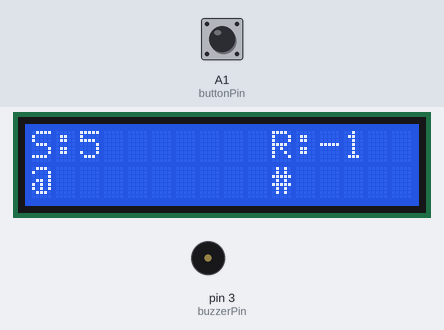
Bench run of a sketch on a simulated Arduino Uno, built with avr-gcc and run on an emulated ATmega328P. On the bench: 16×2 character LCD, buzzer (waves = sounding). The inputs (shaded band) are chosen by the test bench; at power-on: A1 (buttonPin) HIGH. Random numbers use the default seed unless the sketch sets one; EEPROM starts erased.

Above: at 3.2 s.
3.3 s: A1 (buttonPin) pulled LOW for 0.15 s
At 3.6 s:
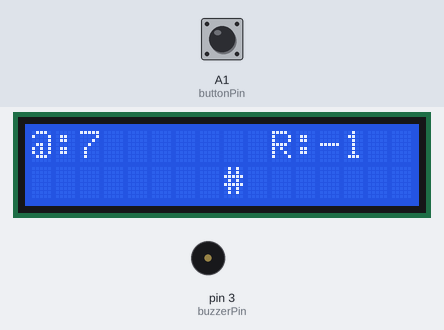
4.0 s: A1 (buttonPin) pulled LOW for 1 s
At 4.2 s:
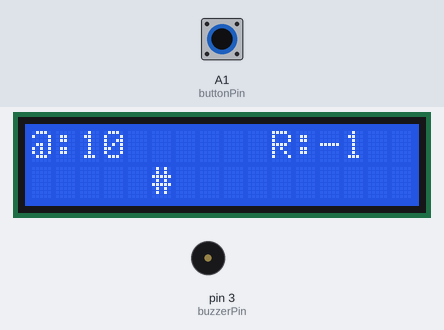
At 6.8 s:
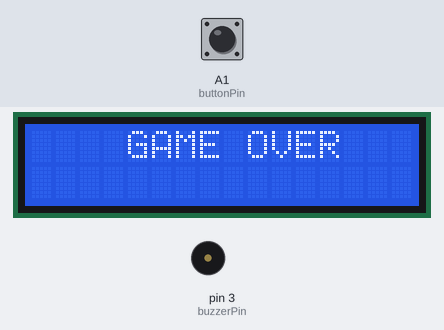
Timing chart, 0 to 8.3 s (numbered marks = the images above; inputs shaded):
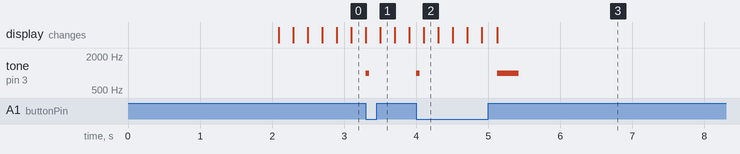

Measured:
- after the input at 3.3 s, tone on pin 3 (buzzerPin): silent → 1000 Hz at once, → silent 0.05 s later

The sketch:

Jump_LCD_Dino.ino
```cpp
#include <Wire.h>
#include <LiquidCrystal_I2C.h>
#include <EEPROM.h>

LiquidCrystal_I2C lcd(0x27, 16, 2);

const int buttonPin = A1; // Jump button pin
const int resetPin = A0;  // Reset pin, connected to RESET through a resistor or transistor
const int buzzerPin = 3;   // Buzzer pin for sound

bool isJumping = false;     // Jump state
bool buttonReleased = true; // Button release flag
int jumpCounter = 0;        // Jump duration counter
int obstacleX = 15;         // Obstacle position (X)
bool gameOver = false;      // Game over flag
unsigned long lastUpdate = 0; // Timer for display update
const int interval = 200;     // Update interval in milliseconds
int score = 0;                // Current score
int highScore = 0;            // High score (stored in EEPROM)

// Play a beep sound
void beep(int duration = 100) {
  tone(buzzerPin, 1000);
  delay(duration);
  noTone(buzzerPin);
}

void setup() {
  pinMode(buttonPin, INPUT_PULLUP); // Button with pull-up resistor
  pinMode(resetPin, OUTPUT);
  pinMode(buzzerPin, OUTPUT);
  digitalWrite(resetPin, HIGH); // Set HIGH to avoid reset

  lcd.init();
  lcd.backlight();
  lcd.setCursor(0, 0);
  lcd.print("Jump LCD Dino");
  delay(2000);
  lcd.clear();

  EEPROM.get(0, highScore); // Load high score from EEPROM
}

void loop() {
  if (gameOver) return; // Exit if game is over

  bool buttonState = digitalRead(buttonPin) == LOW; // Read button state

  // Jump only once per press
  if (buttonState && buttonReleased && !isJumping) {
    isJumping = true;
    jumpCounter = 3;
    buttonReleased = false;
    beep(50); // Jump sound
  }

  // Allow next jump after button is released
  if (!buttonState) {
    buttonReleased = true;
  }

  // Display update timer
  if (millis() - lastUpdate > interval) {
    lastUpdate = millis();
    lcd.clear();

    // Show score and high score
    lcd.setCursor(0, 0);
    lcd.print("S:");
    lcd.print(score);
    lcd.setCursor(10, 0);
    lcd.print("R:");
    lcd.print(highScore);

    // Display player character (@)
    if (isJumping) {
      lcd.setCursor(0, 0); // Top row = jumping
      lcd.print("@");
      jumpCounter--;
      if (jumpCounter <= 0) {
        isJumping = false;
      }
    } else {
      lcd.setCursor(0, 1); // Bottom row = running
      lcd.print("@");
    }

    // Display obstacle (#)
    if (obstacleX >= 0) {
      lcd.setCursor(obstacleX, 1);
      lcd.print("#");
    } else {
      obstacleX = 16 + random(5); // New obstacle after 5+ ticks
    }

    // Collision detection
    if (obstacleX == 0 && !isJumping) {
      lcd.clear();
      lcd.setCursor(4, 0);
      lcd.print("GAME OVER");
      beep(300); // Game over sound

      if (score > highScore) {
        highScore = score;
        EEPROM.put(0, highScore); // Save new high score
      }

      gameOver = true;
      delay(3000);
      digitalWrite(resetPin, LOW); // Trigger reset
    }

    obstacleX--;
    score++; // Increase score
  }
}
```
